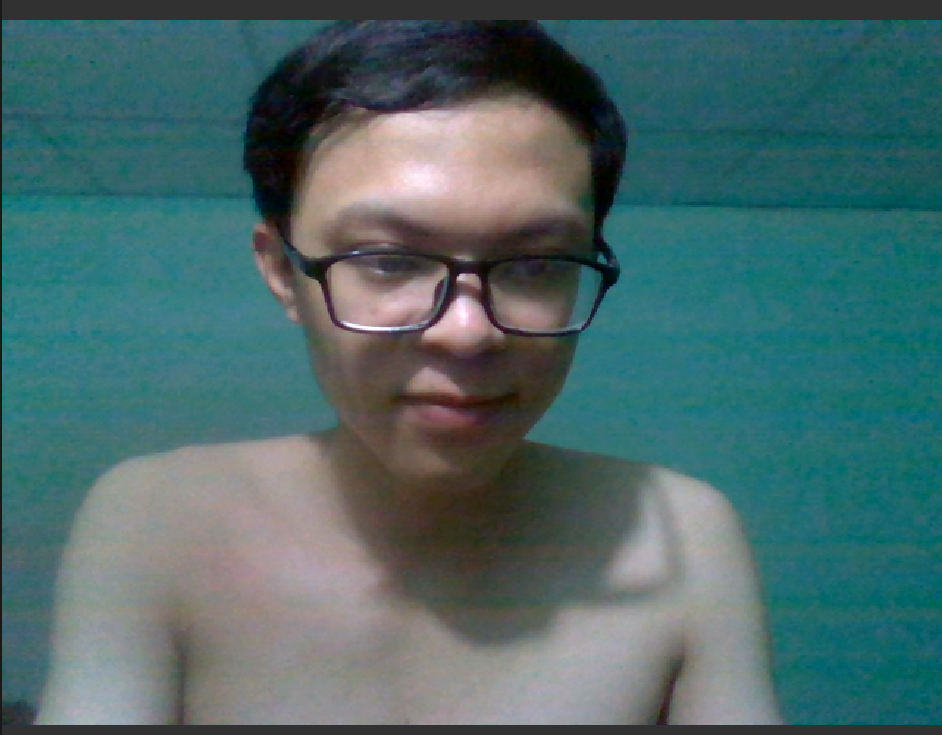
#> input picture 0.jpg, 942 x 735 px
$ python -i filter_func.py   (imports and definitions only)   (older library calls are emulated)
#> lines starting #> are read from the running program, lines starting #| are printed output that depends on the picture; after the words box and inside, x2 and y2 are one past the last pixel; in counts of white or black regions, pixels touching at a corner belong together
#> further down, picture is the input picture: shape (735, 942, 3); mean B, G, R 106.3, 105.2, 75.2
import cv2
from PySide2.QtCore import (QCoreApplication, QPropertyAnimation, QDate, QDateTime, QMetaObject, QObject, QPoint, QRect,
                            QSize, QTime, QUrl, Qt, QEvent)
from PySide2.QtGui import (QBrush, QColor, QConicalGradient, QCursor, QFont, QFontDatabase, QIcon, QKeySequence,
                           QLinearGradient, QPalette, QPainter, QPixmap, QRadialGradient, QImage)
from sklearn.cluster import MeanShift, estimate_bandwidth
import numpy as np


class FilterFunction():

    ################################# SKETCH ######################################

    # Divide
    # [42 lines left out: functions divide_sketch_Filter, laplacian_sketch_Filter, not called in this run]

    ##################### CARTOON ################################

    # Thresholding
    def thresholding_cartoon_Filter(self, frame):
        gray = cv2.cvtColor(frame, cv2.COLOR_BGR2GRAY)
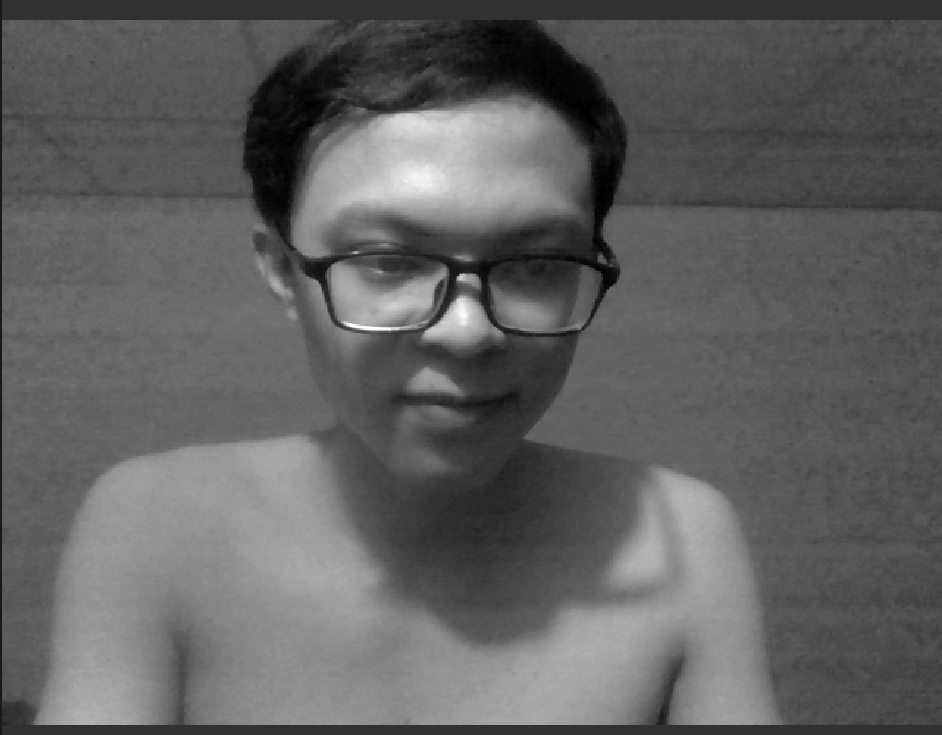
#> gray: shape (735, 942); min 0, max 254, mean 96.4
        gray = cv2.medianBlur(gray, 5)
        edges = cv2.adaptiveThreshold(gray, 255, cv2.ADAPTIVE_THRESH_MEAN_C, cv2.THRESH_BINARY, 9, 9)
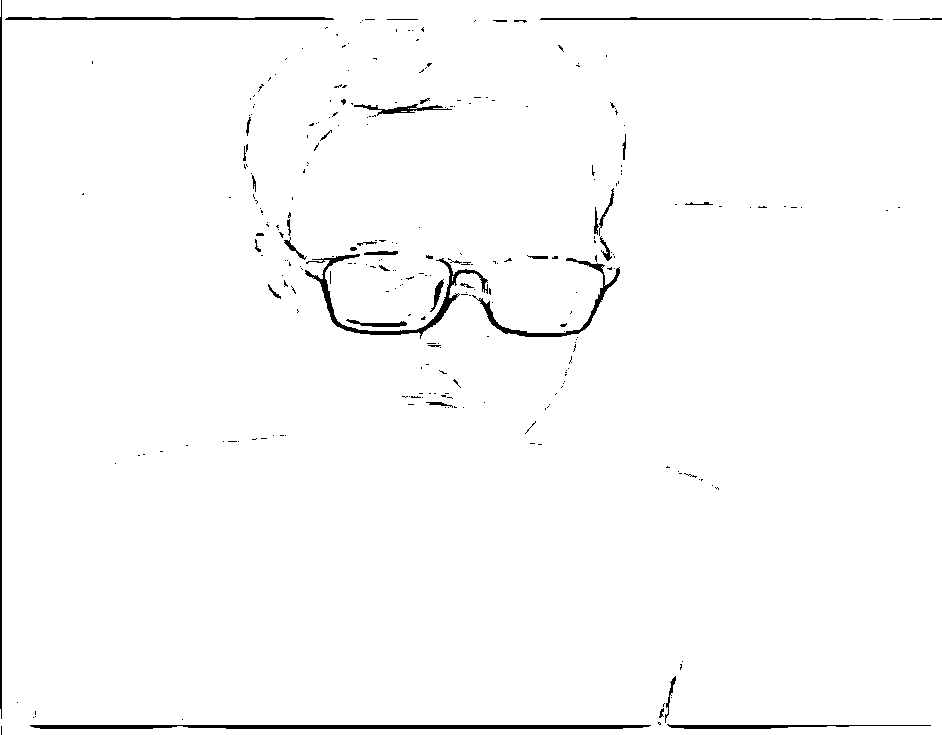
#> edges: shape (735, 942); 98.3% white; 279 black regions (238 under 20 px), largest, box (x1, y1, x2, y2) and area: (30, 725, 651, 729) 2336, (305, 254, 488, 339) 1538, (0, 0, 2, 719) 1411
        color = cv2.bilateralFilter(frame, 9, 300, 300)
        cartoon = cv2.bitwise_and(color, color, mask=edges)
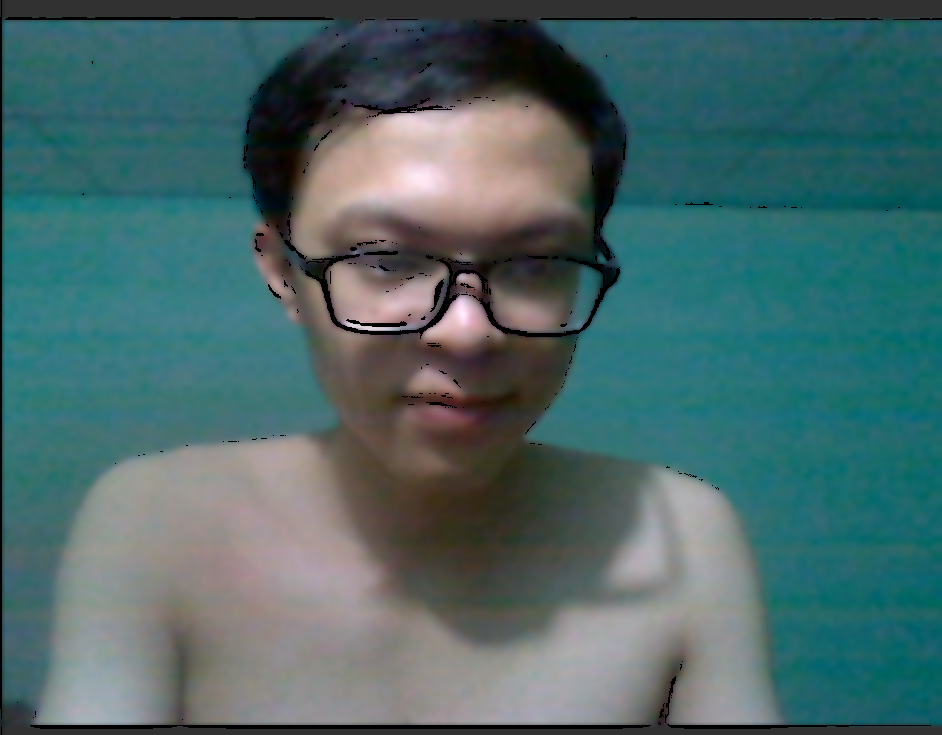
#> cartoon: shape (735, 942, 3); mean B, G, R 105.2, 104.2, 74.3
        frame_rgb = cv2.cvtColor(cartoon, cv2.COLOR_BGR2RGB)
        # Create QImage from the sketch frame
#> (the run stopped early here; a loop or call above may not have finished)
